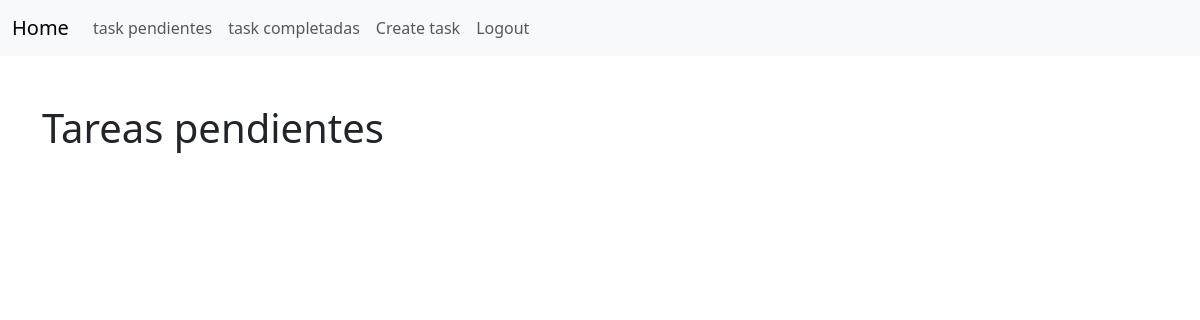
Before: /task/completed/ (signed in) with the older database file.
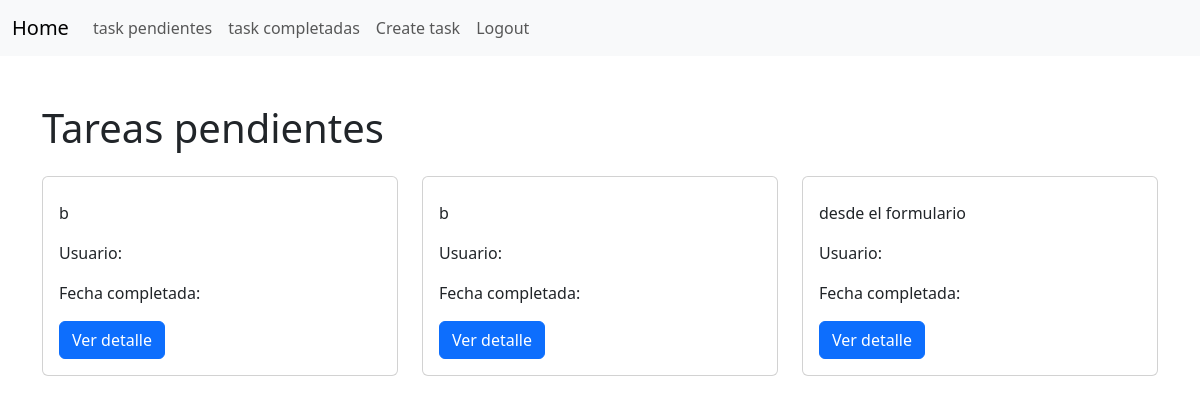
After: the same page with the newer database file.
### tasks/models.py (models this page shows, shortened)
class Task(models.Model):
    tittle = models.CharField(max_length=200)
    description = models.TextField(blank=True)
    created = models.DateTimeField(auto_now_add=True)
    datacompleted = models.DateTimeField(null=True, blank=True)
    important = models.BooleanField(default=False)
    user = models.ForeignKey(User, on_delete=models.CASCADE)

### tasks/views.py (the view)
# urls.py: path('task/completed/', views.tasks_completed, name='task_completed'),
@login_required
def tasks_completed(request):
    tasks = Task.objects.filter(user=request.user, datacompleted__isnull=False).order_by
    ('datecompleted')
    return render(request, 'task.html', {'tasks': tasks})

### tasks/templates/task.html (shortened to what this page needs)
{% extends 'base.html' %}
{% block content %}
<div class="container">
    <h1 class="mt-5">Tareas pendientes</h1>
    <div class="row mt-4">
        {% for task in tasks %}
        <div class="col-md-4 mb-4">
            <div class="card">
                <div class="card-body">
                    <p class="card-text">{{ task.description }}</p>
                    <p class="card-text">Usuario: {{ task.user.name }}</p>
                    <p class="card-text">Fecha completada: {{ task.datecompleted|date:'M j Y:i' }}</p>
                    <a href="{% url 'task_detail' task.id %}" class="btn btn-primary">Ver detalle</a>
                </div>
            </div>
        </div>
        {% endfor %}
    </div>
</div>
{% endblock %}

### tasks/templates/base.html (shortened to what this page needs)
<!DOCTYPE html>
<html lang="en">
<head>
    <link href="https://cdn.jsdelivr.net/npm/bootstrap@5.3.3/dist/css/bootstrap.min.css" rel="stylesheet">
</head>
<body>
    <nav class="navbar navbar-expand-lg navbar-light bg-light">
        <div class="container-fluid">
            <a class="navbar-brand" href="/">Home</a>
            <div class="collapse navbar-collapse" id="navbarNav">
                <ul class="navbar-nav">
                    {% if user.is_authenticated%}
                    <li class="nav-item">
                        <a class="nav-link" href="{% url 'task' %}">task pendientes</a>
                    </li>
                    <li class="nav-item">
                        <a class="nav-link" href="{% url 'task_completed' %}">task completadas</a>
                    </li>
                    <li class="nav-item">
                        <a class="nav-link" href="/tasks/create/">Create task</a>
                    </li>
                    <li class="nav-item">
                        <a class="nav-link" href="/logout">Logout</a>
                    </li>
                    {% endif %}
                </ul>
            </div>
        </div>
    </nav>
    {% block content  %}
    {% endblock  %}
</body>
</html>

Changed rows visible on the page:
added Task: description "b"
added Task: description "b"
added Task: description "desde el formulario"
